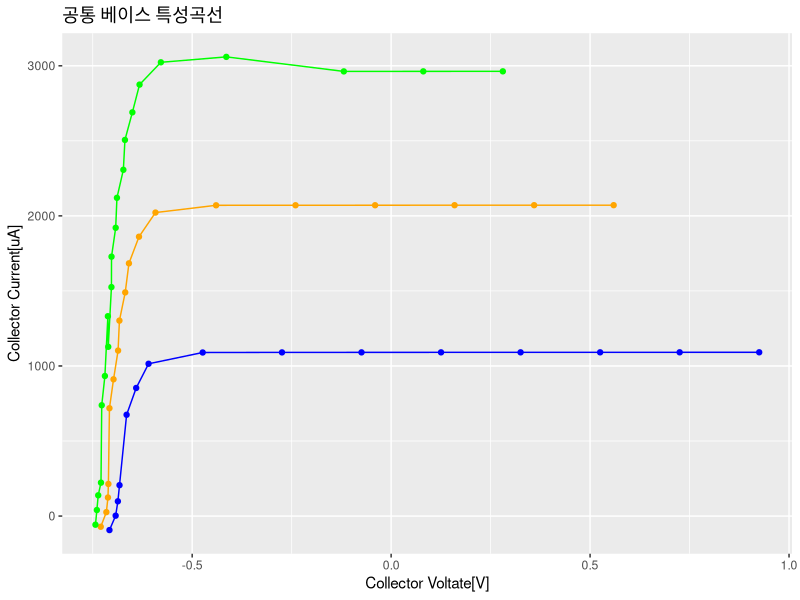
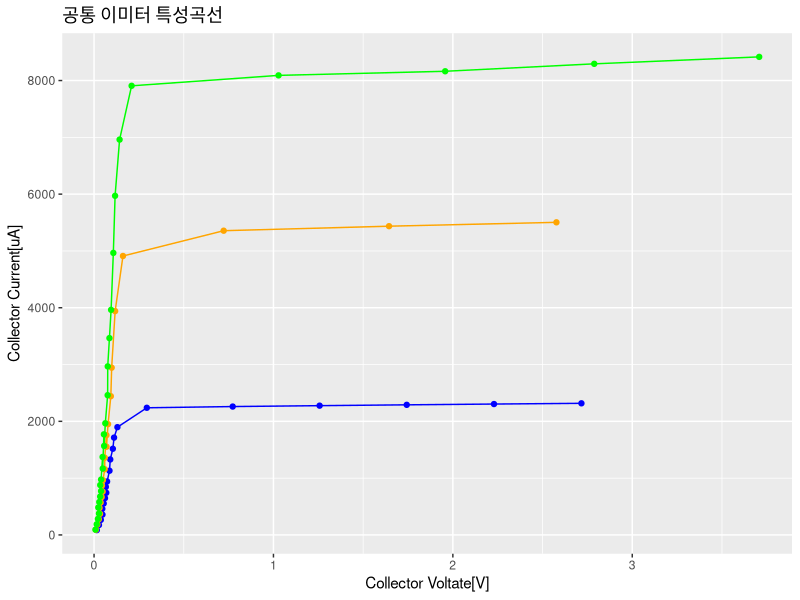

Recreate these plots in R, in order.
library(tidyverse)

basedat <- read_csv("electronic_week4_base.csv",col_names = F)
emmdat <- read_csv("electronic_week4_emitter.csv",col_names = F)

basetidy <- basedat %>%
  filter(!is.na(X1)) %>%
  mutate(emcurr=X1,cvolt = ifelse(X1==1,X8,X7),ccurr = ifelse(X1==1,X9,X8), emmeacurr = X2) %>%
  select(emcurr,cvolt,ccurr,emmeacurr) %>%
  arrange(emcurr,cvolt)

ggplot(mapping=aes(cvolt,ccurr))+
  geom_point(data=filter(basetidy,emcurr==1),color="blue")+
  geom_path(data=filter(basetidy,emcurr==1),color="blue")+
  geom_point(data=filter(basetidy,emcurr==2),color="orange")+
  geom_path(data=filter(basetidy,emcurr==2),color="orange")+
  geom_point(data=filter(basetidy,emcurr==3),color="green")+
  geom_path(data=filter(basetidy,emcurr==3),color="green")+
  labs(x="Collector Voltate[V]",y="Collector Current[uA]",title=element_text("공통 베이스 특성곡선"))

basetidy %>%
  filter(!is.na(emmeacurr),cvolt>-0.5) %>%
  mutate(bacurr=ifelse(emmeacurr>1000,emmeacurr,emmeacurr*1e3)-ccurr) %>%
  mutate(currgain = ccurr / bacurr) %>%
  filter(currgain>220) %>%
  summarize(currgainmean = mean(currgain)) -> cgain

emmtidy <- emmdat %>%
  filter(!is.na(X1)) %>%
  mutate(bacurr=X1,cvolt = X7,ccurr = X8) %>%
  select(bacurr,cvolt,ccurr) %>%
  filter(!is.na(cvolt)) %>%
  arrange(bacurr,cvolt)

emmtidy <- emmtidy[-59,]

ggplot(mapping=aes(cvolt,ccurr))+
  geom_point(data=filter(emmtidy,bacurr==10),color="blue")+
  geom_path(data=filter(emmtidy,bacurr==10),color="blue")+
  geom_point(data=filter(emmtidy,bacurr==20),color="orange")+
  geom_path(data=filter(emmtidy,bacurr==20),color="orange")+
  geom_point(data=filter(emmtidy,bacurr==30),color="green")+
  geom_path(data=filter(emmtidy,bacurr==30),color="green")+
  labs(x="Collector Voltate[V]",y="Collector Current[uA]",title=element_text("공통 이미터 특성곡선"))

emmtidy %>%
  filter(ccurr>7500) %>%
  lm(ccurr~cvolt,data=.)

emmtidy %>%
  filter(bacurr==20,ccurr>5000) %>%
  lm(ccurr~cvolt,data=.)

emmtidy %>%
  filter(bacurr==10,cvolt>0.5) %>%
  lm(ccurr~cvolt,data=.)


earlyreg <- emmtidy %>%
  filter(cvolt>0.2)

  optim(c(1,50),function(x){
    sum((earlyreg$bacurr * x[[1]] * (1+earlyreg$cvolt/x[[2]]) - earlyreg$ccurr)^2)
  })
